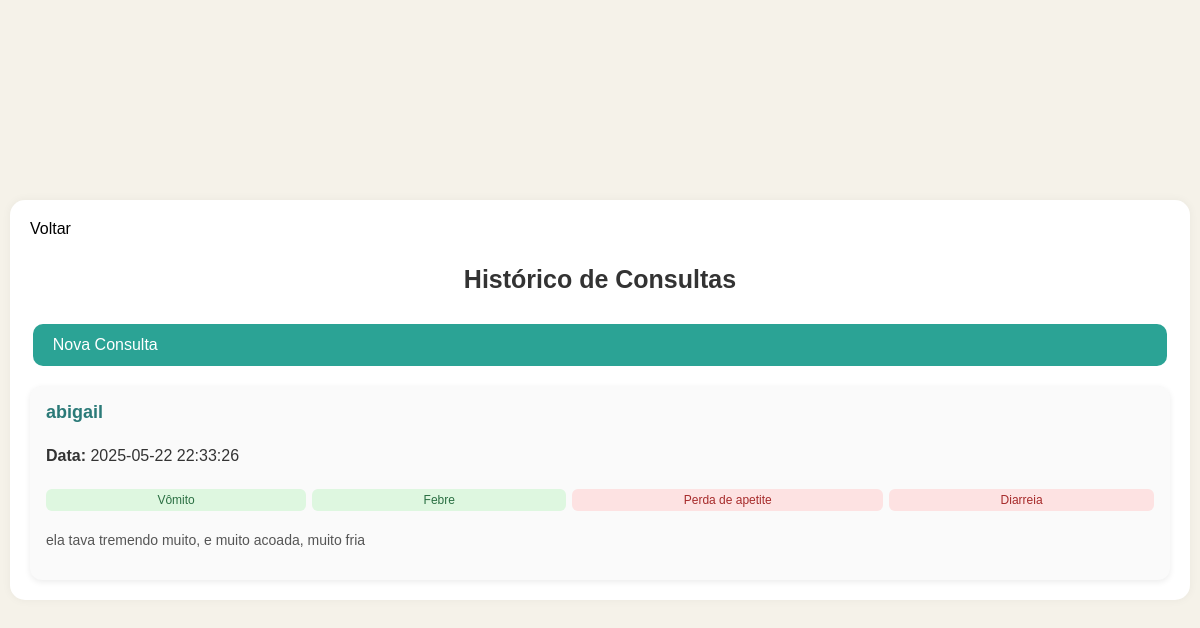
Before: /consultas with the older database file.
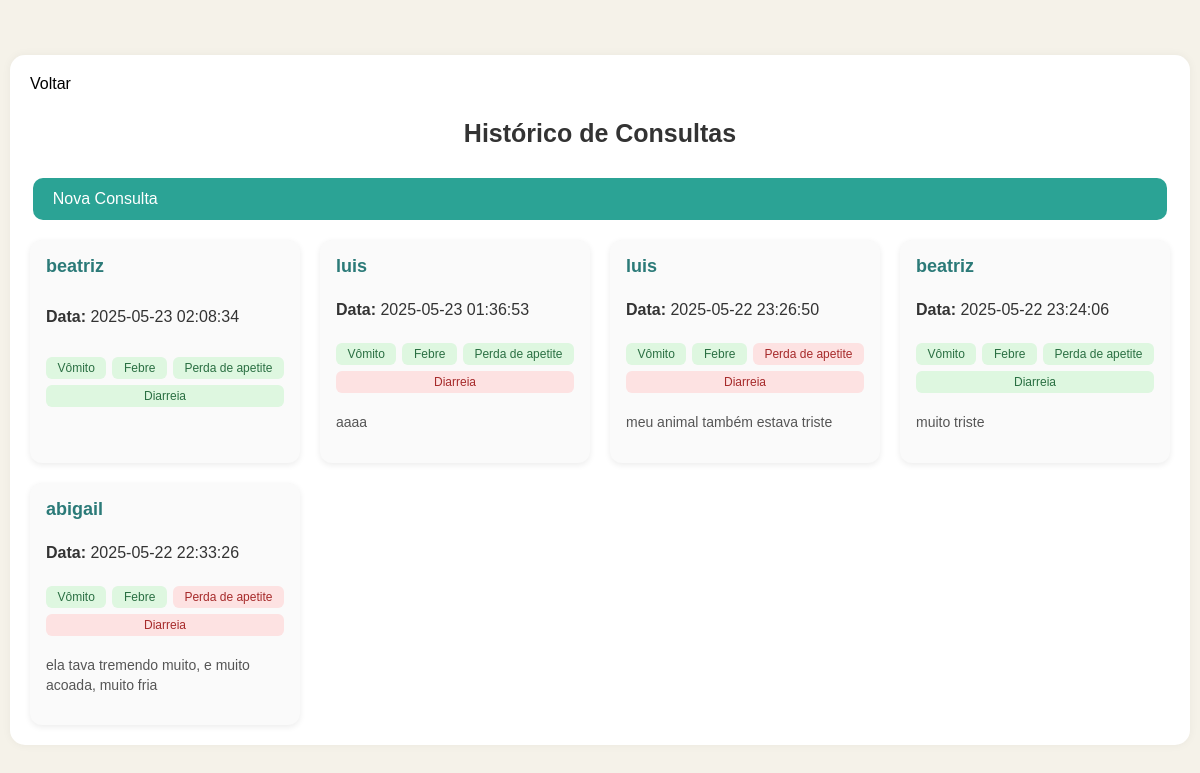
After: the same page with the newer database file.
### tables this page shows
CREATE TABLE Consultas (
    id INTEGER PRIMARY KEY AUTOINCREMENT,
    id_animal INTEGER NOT NULL,
    vomito BOOLEAN DEFAULT 0,
    febre BOOLEAN DEFAULT 0,
    perda_apetite BOOLEAN DEFAULT 0,
    diarreia BOOLEAN DEFAULT 0,
    descricao TEXT,
    data_consulta TEXT NOT NULL,
    FOREIGN KEY(id_animal) REFERENCES Animais(id) ON DELETE CASCADE
);

CREATE TABLE Animais (
    id INTEGER PRIMARY KEY AUTOINCREMENT,
    nome TEXT NOT NULL,
    idade INTEGER NOT NULL,
    peso REAL NOT NULL,
    raca TEXT,
    id_usuario INTEGER NOT NULL,
    FOREIGN KEY(id_usuario) REFERENCES Usuarios(id) ON DELETE CASCADE
);

### app.py (the view)
@app.route('/consultas')
def listar_consultas():
    consultas = get_db().execute("""
        SELECT c.*, a.nome AS nome_animal
        FROM Consultas c JOIN Animais a ON c.id_animal = a.id
        ORDER BY c.data_consulta DESC
    """).fetchall()
    return render_template('consultas.html', consultas=consultas)

### app.py (called while the page is built)
def get_db():
    db = getattr(g, '_database', None)
    if db is None:
        db = g._database = sqlite3.connect(DB_PATH)
        db.row_factory = sqlite3.Row
    return db

@app.teardown_appcontext
def close_connection(exc):
    db = getattr(g, '_database', None)
    if db:
        db.close()

### templates/consultas.html (shortened to what this page needs)
<!DOCTYPE html>
<html lang="pt-BR">
<head>
  <link rel="stylesheet" href="{{ url_for('static', filename='css/style.css') }}">
</head>
<body>
  <div class="card">
    <div class="back-wrapper">
      <a href="/" class="link-back">Voltar</a>
    </div>
    <h1 class="header">Histórico de Consultas</h1>
    <a href="/nova_consulta" style="width: 96%;" class="btn">Nova Consulta</a>
    <div class="grid-consultas">
      {% for c in consultas %}
        <div class="consulta-card">
          <h3 class="card-pet">{{ c.nome_animal }}</h3>
          <p><strong>Data:</strong> {{ c.data_consulta }}</p>
          <div class="sintomas">
            <span class="{{ 'ok' if c.vomito else 'no' }}">Vômito</span>
            <span class="{{ 'ok' if c.febre else 'no' }}">Febre</span>
            <span class="{{ 'ok' if c.perda_apetite else 'no' }}">Perda de apetite</span>
            <span class="{{ 'ok' if c.diarreia else 'no' }}">Diarreia</span>
          </div>
          <p class="card-desc">{{ c.descricao }}</p>
        </div>
      {% else %}
        <p class="nenhuma">Nenhuma consulta cadastrada.</p>
      {% endfor %}
    </div>
  </div>
</body>
</html>

### static/css/style.css (style rules this page uses)
body { font-family: sans-serif; margin: 0; background-color: #f5f2e9; color: #333; display: flex; justify-content: center; align-items: center; min-height: 100vh; }
.card { width: 100%; max-width: 1200px; max-height: 1200px; min-width: 500px; min-height: 300px; margin: 10px; background: #fff; border-radius: 15px; padding: 20px; box-shadow: 0 0 10px rgba(0,0,0,0.05); display: flex; flex-direction: column; justify-content: center; align-items: center; position: relative; }
.link-back { text-decoration: none; color: black; margin-bottom: 10px; display: inline-block; }
.back-wrapper { width: 100%; text-align: left; }
.header { font-size: 25px; margin-bottom: 20px; font-weight: bold; text-align: center; }
.btn { display: block; padding: 12px 20px; background-color: #2ba395; color: white; border: none; border-radius: 10px; cursor: pointer; margin-top: 10px; width: 100%; text-decoration: none; }
.grid-consultas { display: grid; grid-template-columns: repeat(auto-fit, minmax(250px, 1fr)); gap: 20px; width: 100%; margin-top: 20px; }
.consulta-card { background: #fafafa; border-radius: 12px; padding: 16px; box-shadow: 0 2px 6px rgba(0,0,0,0.08); display: flex; flex-direction: column; justify-content: space-between; }
.card-pet { margin: 0 0 8px; font-size: 18px; color: #2b7a78; }
.sintomas { display: flex; flex-wrap: wrap; gap: 6px; margin: 8px 0; }
.sintomas span { flex: 1 1 auto; text-align: center; padding: 4px 6px; border-radius: 6px; font-size: 12px; font-weight: 500; }
.sintomas .ok { background: #def7e0; color: #2a6f42; }
.sintomas .no { background: #fde2e2; color: #a62a2a; }
.card-desc { margin-top: 12px; font-size: 14px; line-height: 1.4; color: #555; }

Changed rows visible on the page:
added Consultas: nome_animal "beatriz", data_consulta "2025-05-23 02:08:34", diarreia True (drawn)
added Consultas: nome_animal "luis", data_consulta "2025-05-23 01:36:53", descricao "aaaa"
added Consultas: nome_animal "luis", data_consulta "2025-05-22 23:26:50", descricao "meu animal também estava triste", perda_apetite False (drawn)
added Consultas: nome_animal "beatriz", data_consulta "2025-05-22 23:24:06", descricao "muito triste", diarreia True (drawn)
